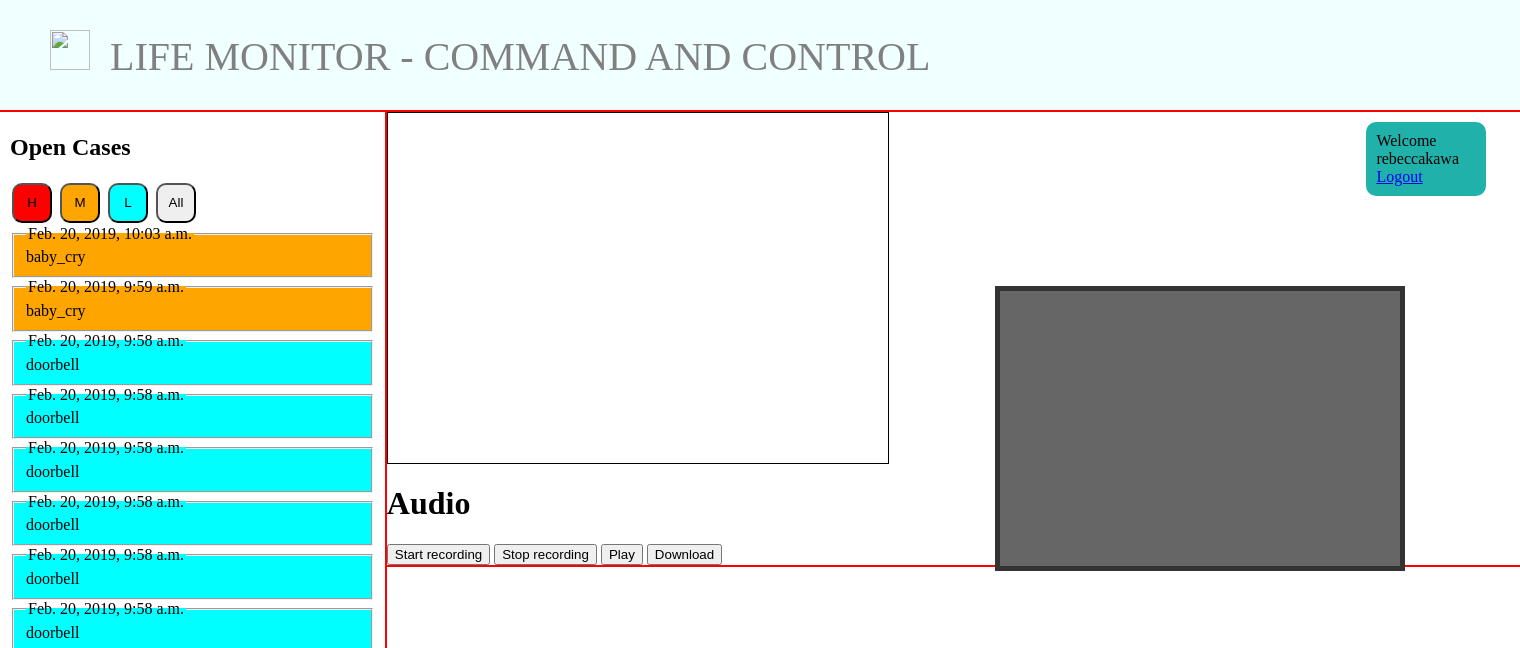
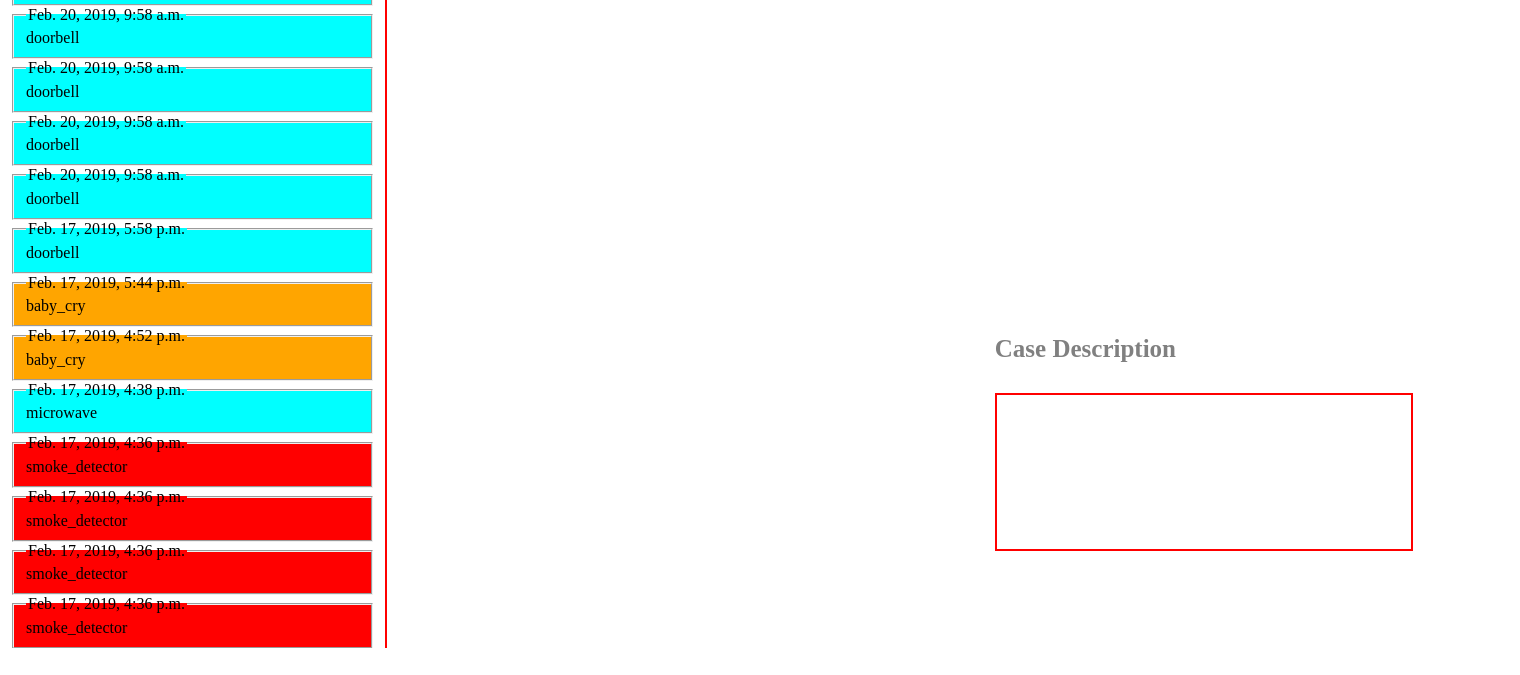
The app's page / (signed in), older data (2 pictures, top to bottom).
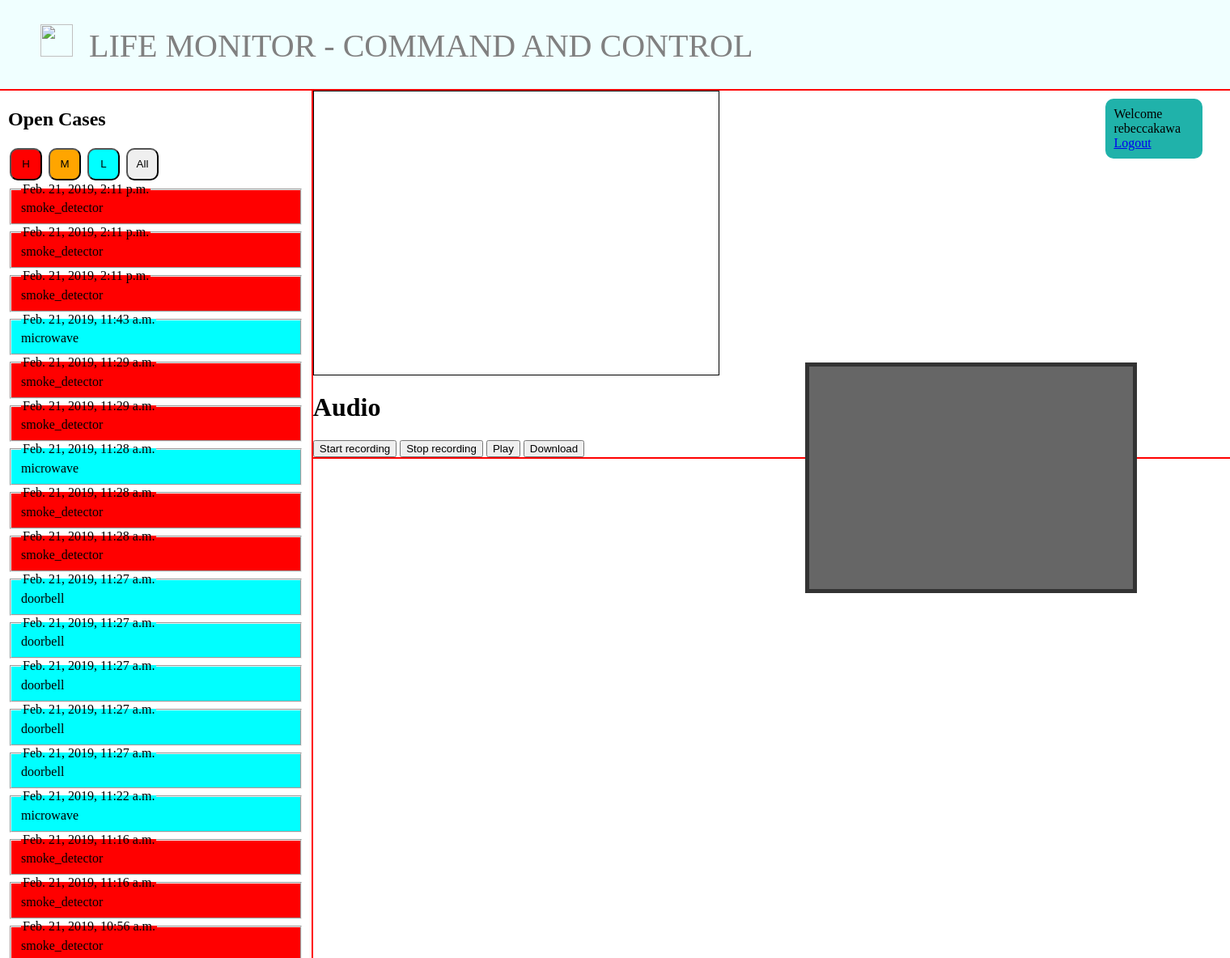
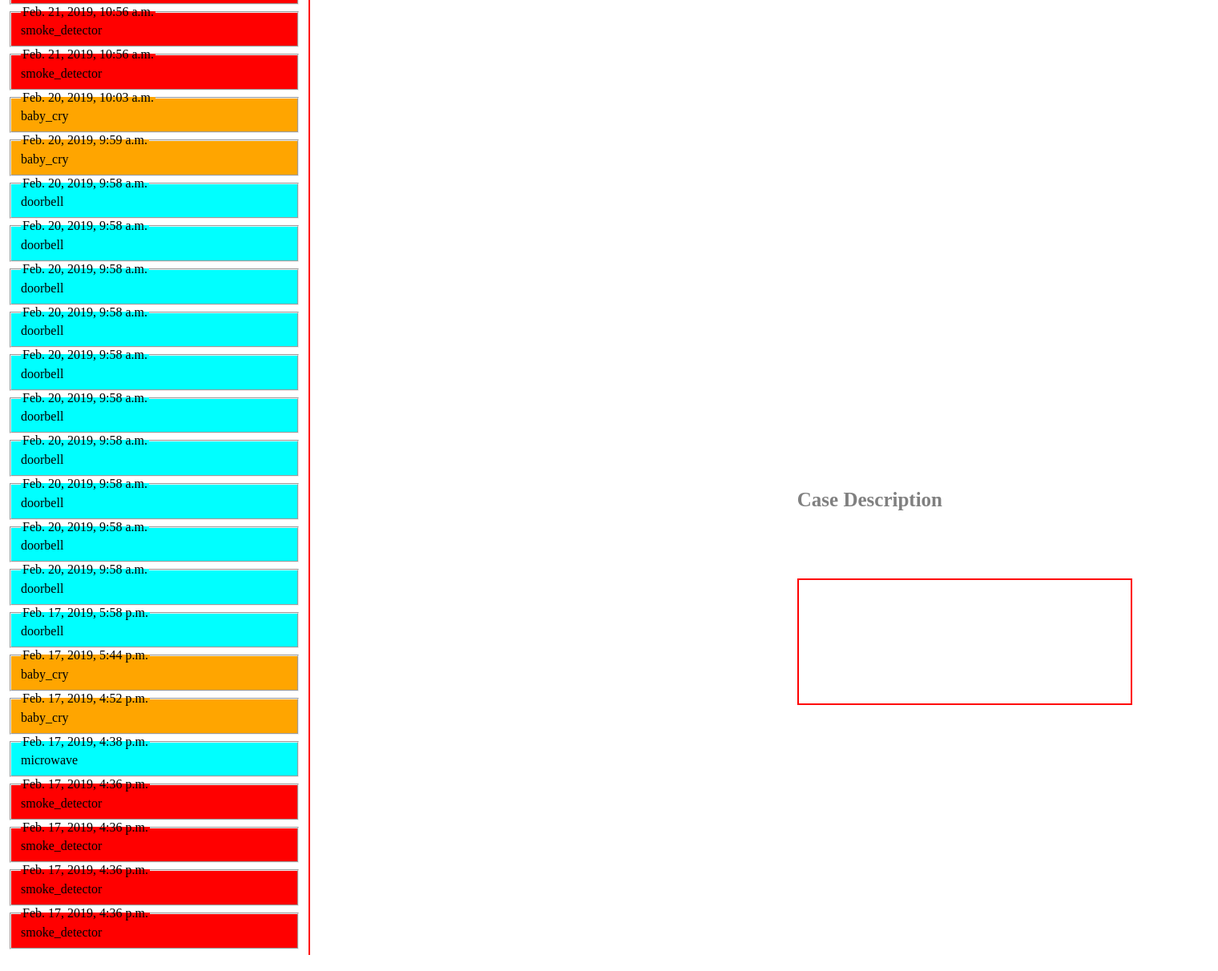
The same page, newer data (2 pictures, top to bottom).
### asrt_app/models.py (models this page shows)
class Post(models.Model):
    event_type = models.CharField(max_length=100, null=False)
    date = models.DateTimeField(auto_now=True)
    cust_num = models.CharField(max_length=100, null=False)
    case_stat = models.CharField(max_length=100, null=False)
    case_num = models.AutoField(primary_key=True)
    address = models.CharField(max_length=1000, null=False)
    coordinates = models.CharField(max_length=1000, default=json.dumps([-73.985130, 40.758896]))

### asrt_app/views.py (the view)
# urls.py: path('', views.index, name='index'),
@csrf_exempt
def index(request):
    context = {}
    posts = Post.objects.order_by('-date')
    context['alerts'] = posts
    return render(request, 'asrt_app/index.html', context)

### asrt_app/templates/asrt_app/index.html (shortened to what this page needs)
{% extends 'asrt_app/base.html' %}
{% block content %}
    <div class="header"> <img id='heartbeat' src="https://www.eckerd.edu/wp-content/uploads/sites/38/2015/11/heartbeat-icon.png">LIFE MONITOR - COMMAND AND CONTROL </div>
    {% if user.is_authenticated %}
    <div class="container">
    <div class="openCases">
        <h2>Open Cases</h2>
        <button id="high" class='filterButtons' onclick="showHigh()">H</button>
        <button id="medium" class='filterButtons' onclick="showMedium()">M</button>
        <button id="low" class='filterButtons' onclick="showLow()">L</button>
        <button class='filterButtons' onclick="showAll()">All</button>
        {% for Post in alerts %}
        <fieldset value = {{ Post.case_num }} class="box" onclick="showDescription(this)">
            <legend class="date" >{{ Post.date }}</legend>
            <span class="event_type">{{ Post.event_type }}</span>
        </fieldset>
    {% empty %}
        <div class="empty">
            <p>No alerts...
            </p>
        </div>
{% endfor %}
    </div>
    <div class="content">
        <div class="userNameDiv">
            <div>Welcome</div>
            <div>{{ user.username }}</div>
            <a href="/accounts/logout">Logout</a>
        </div>
        <div class="map">
            <div id="carte"></div>
        </div>
        <div id="container">
            <video autoplay="true" id="videoElement">
            </video>
        </div>
        <h1>Audio</h1>
        <button id="startRecordingButton">Start recording</button>
        <button id="stopRecordingButton">Stop recording</button>
        <button id="playButton">Play</button>
        <button id="downloadButton">Download</button>
        <div class="caseDescription">
            <div id="caseTitle">Case Description</div>
            <div class="desContainer"></div>
        </div>
    </div>
    </div>
{% endif %}
{% endblock %}

Row changes from the older to the newer data that the page shows:
added Post: {{ Post.case_num }} 139 (drawn), date "Feb. 21, 2019, 2:11 p.m.", event_type "smoke_detector"
added Post: {{ Post.case_num }} 138 (drawn), date "Feb. 21, 2019, 2:11 p.m.", event_type "smoke_detector"
added Post: {{ Post.case_num }} 137 (drawn), date "Feb. 21, 2019, 2:11 p.m.", event_type "smoke_detector"
added Post: {{ Post.case_num }} 136 (drawn), date "Feb. 21, 2019, 11:43 a.m.", event_type "microwave"
added Post: {{ Post.case_num }} 135 (drawn), date "Feb. 21, 2019, 11:29 a.m.", event_type "smoke_detector"
added Post: {{ Post.case_num }} 134 (drawn), date "Feb. 21, 2019, 11:29 a.m.", event_type "smoke_detector"
added Post: {{ Post.case_num }} 133 (drawn), date "Feb. 21, 2019, 11:28 a.m.", event_type "microwave"
added Post: {{ Post.case_num }} 132 (drawn), date "Feb. 21, 2019, 11:28 a.m.", event_type "smoke_detector"
added Post: {{ Post.case_num }} 131 (drawn), date "Feb. 21, 2019, 11:28 a.m.", event_type "smoke_detector"
added Post: {{ Post.case_num }} 130 (drawn), date "Feb. 21, 2019, 11:27 a.m.", event_type "doorbell"
added Post: {{ Post.case_num }} 129 (drawn), date "Feb. 21, 2019, 11:27 a.m.", event_type "doorbell"
added Post: {{ Post.case_num }} 128 (drawn), date "Feb. 21, 2019, 11:27 a.m.", event_type "doorbell"
added Post: {{ Post.case_num }} 127 (drawn), date "Feb. 21, 2019, 11:27 a.m.", event_type "doorbell"
added Post: {{ Post.case_num }} 126 (drawn), date "Feb. 21, 2019, 11:27 a.m.", event_type "doorbell"
added Post: {{ Post.case_num }} 125 (drawn), date "Feb. 21, 2019, 11:22 a.m.", event_type "microwave"
added Post: {{ Post.case_num }} 124 (drawn), date "Feb. 21, 2019, 11:16 a.m.", event_type "smoke_detector"
added Post: {{ Post.case_num }} 123 (drawn), date "Feb. 21, 2019, 11:16 a.m.", event_type "smoke_detector"
added Post: {{ Post.case_num }} 122 (drawn), date "Feb. 21, 2019, 10:56 a.m.", event_type "smoke_detector"
added Post: {{ Post.case_num }} 121 (drawn), date "Feb. 21, 2019, 10:56 a.m.", event_type "smoke_detector"
added Post: {{ Post.case_num }} 120 (drawn), date "Feb. 21, 2019, 10:56 a.m.", event_type "smoke_detector"
